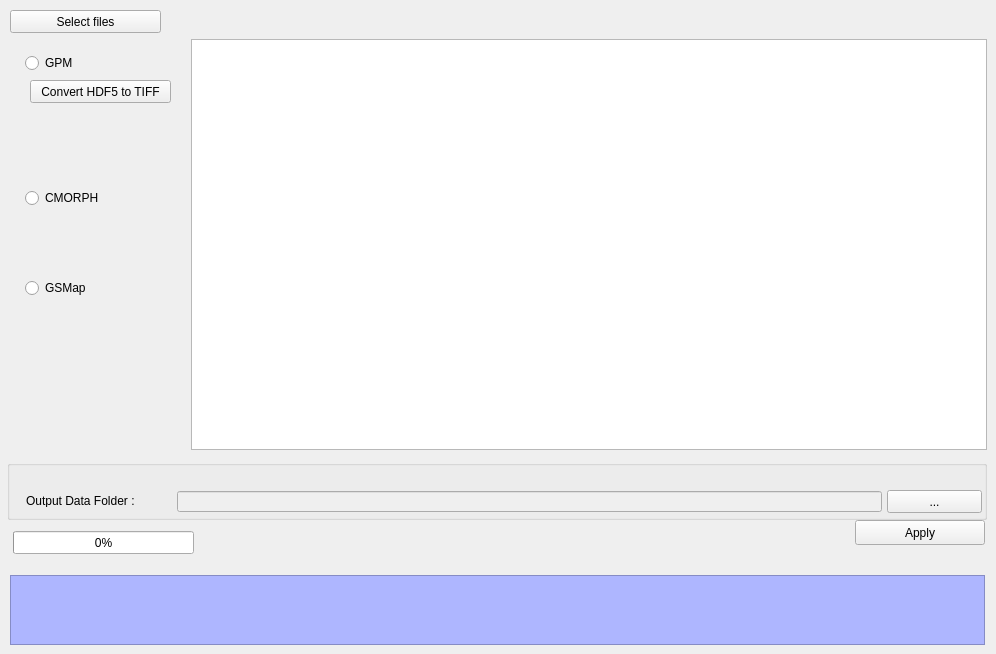
    <widget class="QWidget" name="tab_8">
     <attribute name="title">
      <string>Convert to TIFF</string>
     </attribute>
     <widget class="QGroupBox" name="groupBox_9">
      <property name="geometry">
       <rect>
        <x>7</x>
        <y>460</y>
        <width>980</width>
        <height>60</height>
       </rect>
      </property>
      <property name="title">
       <string/>
      </property>
      <widget class="QPushButton" name="btn_Output_Folder_Convert">
       <property name="geometry">
        <rect>
         <x>880</x>
         <y>30</y>
         <width>95</width>
         <height>23</height>
        </rect>
       </property>
       <property name="text">
        <string>...</string>
       </property>
      </widget>
      <widget class="QLabel" name="label_14">
       <property name="geometry">
        <rect>
         <x>19</x>
         <y>35</y>
         <width>137</width>
         <height>12</height>
        </rect>
       </property>
       <property name="text">
        <string>Output Data Folder : </string>
       </property>
      </widget>
      <widget class="QLineEdit" name="txt_Output_Convert">
       <property name="enabled">
        <bool>false</bool>
       </property>
       <property name="geometry">
        <rect>
         <x>170</x>
         <y>31</y>
         <width>705</width>
         <height>21</height>
        </rect>
       </property>
      </widget>
     </widget>
     <widget class="QTextEdit" name="txt_Convert_EX">
      <property name="enabled">
       <bool>false</bool>
      </property>
      <property name="geometry">
       <rect>
        <x>10</x>
        <y>575</y>
        <width>975</width>
        <height>70</height>
       </rect>
      </property>
      <property name="styleSheet">
       <string notr="true">background-color: rgb(174, 182, 255);
font: 75 10pt &quot;MS Shell Dlg 2&quot;;</string>
      </property>
     </widget>
     <widget class="QTableWidget" name="tb_hdf5">
      <property name="geometry">
       <rect>
        <x>191</x>
        <y>39</y>
        <width>796</width>
        <height>411</height>
       </rect>
      </property>
      <property name="editTriggers">
       <set>QAbstractItemView::AnyKeyPressed|QAbstractItemView::DoubleClicked|QAbstractItemView::EditKeyPressed</set>
      </property>
      <property name="selectionMode">
       <enum>QAbstractItemView::NoSelection</enum>
      </property>
      <attribute name="horizontalHeaderCascadingSectionResizes">
       <bool>false</bool>
      </attribute>
      <attribute name="horizontalHeaderStretchLastSection">
       <bool>true</bool>
      </attribute>
     </widget>
     <widget class="QPushButton" name="btn_Apply_Convert">
      <property name="geometry">
       <rect>
        <x>855</x>
        <y>520</y>
        <width>130</width>
        <height>25</height>
       </rect>
      </property>
      <property name="text">
       <string>Apply</string>
      </property>
     </widget>
     <widget class="QPushButton" name="btn_input_hdf5">
      <property name="geometry">
       <rect>
        <x>10</x>
        <y>10</y>
        <width>151</width>
        <height>23</height>
       </rect>
      </property>
      <property name="text">
       <string>Select files</string>
      </property>
     </widget>
     <widget class="QProgressBar" name="hdf5_progressBar">
      <property name="geometry">
       <rect>
        <x>13</x>
        <y>531</y>
        <width>181</width>
        <height>23</height>
       </rect>
      </property>
      <property name="value">
       <number>0</number>
      </property>
     </widget>
     <widget class="QRadioButton" name="rdo_GPM_convert">
      <property name="enabled">
       <bool>true</bool>
      </property>
      <property name="geometry">
       <rect>
        <x>25</x>
        <y>55</y>
        <width>90</width>
        <height>16</height>
       </rect>
      </property>
      <property name="toolTip">
       <string/>
      </property>
      <property name="text">
       <string>GPM</string>
      </property>
     </widget>
     <widget class="QRadioButton" name="rdo_CMORPH_convert">
      <property name="geometry">
       <rect>
        <x>25</x>
        <y>190</y>
        <width>90</width>
        <height>16</height>
       </rect>
      </property>
      <property name="text">
       <string>CMORPH</string>
      </property>
     </widget>
     <widget class="QRadioButton" name="rdo_gsmap_convert">
      <property name="geometry">
       <rect>
        <x>25</x>
        <y>280</y>
        <width>90</width>
        <height>16</height>
       </rect>
      </property>
      <property name="text">
       <string>GSMap</string>
      </property>
     </widget>
     <widget class="QPushButton" name="btn_gpm_convert">
      <property name="geometry">
       <rect>
        <x>30</x>
        <y>80</y>
        <width>141</width>
        <height>23</height>
       </rect>
      </property>
      <property name="text">
       <string>Convert HDF5 to TIFF</string>
      </property>
     </widget>
    </widget>
